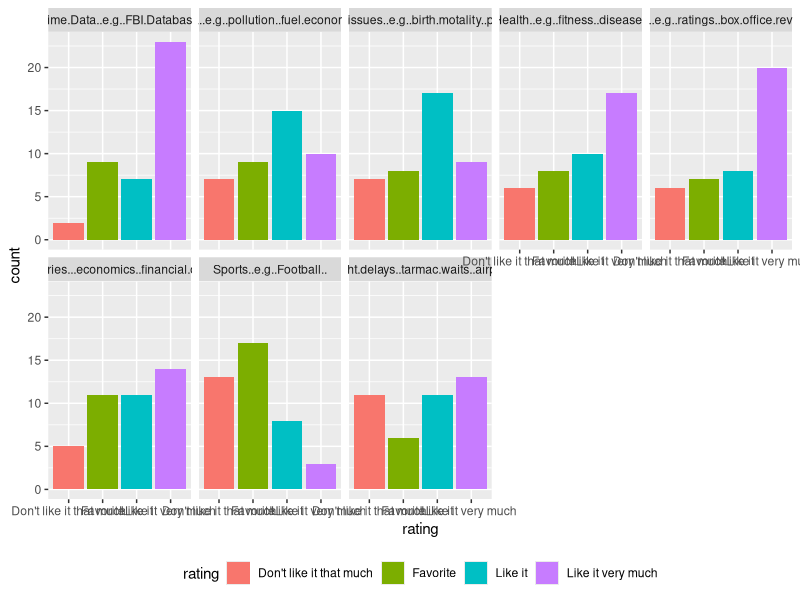
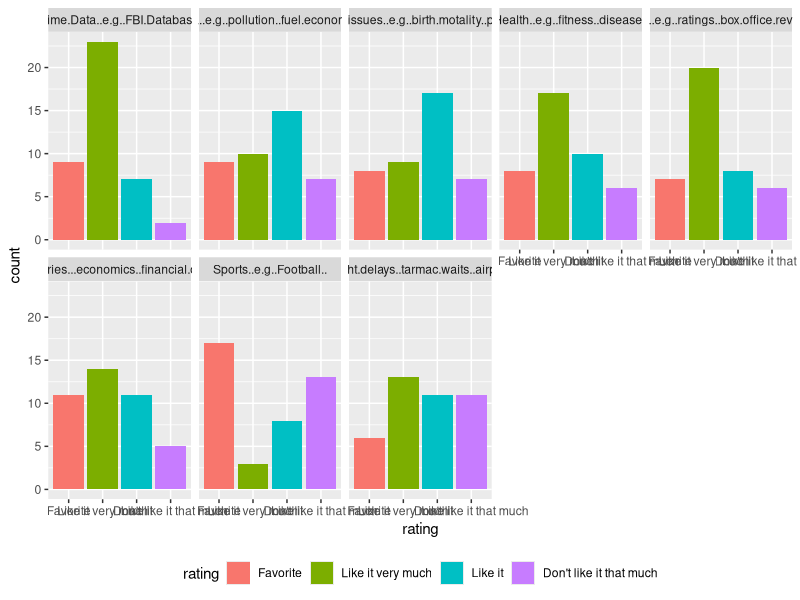
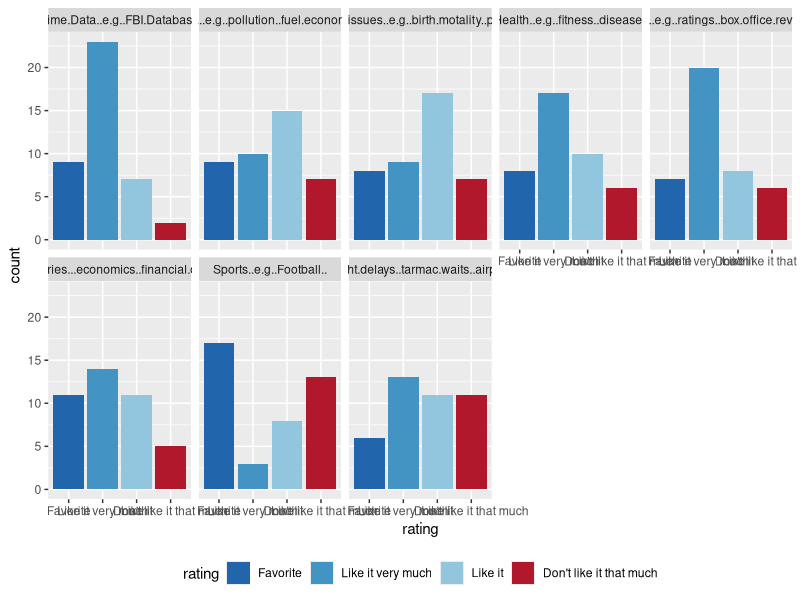
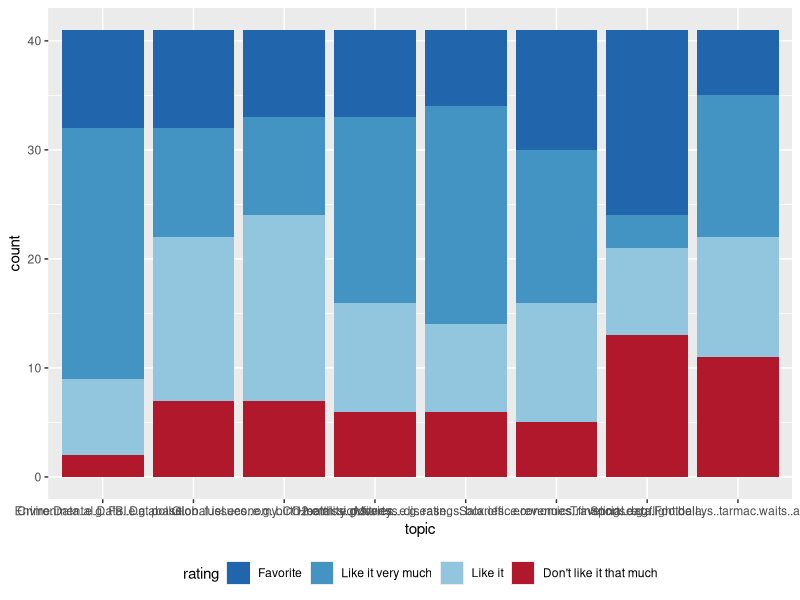
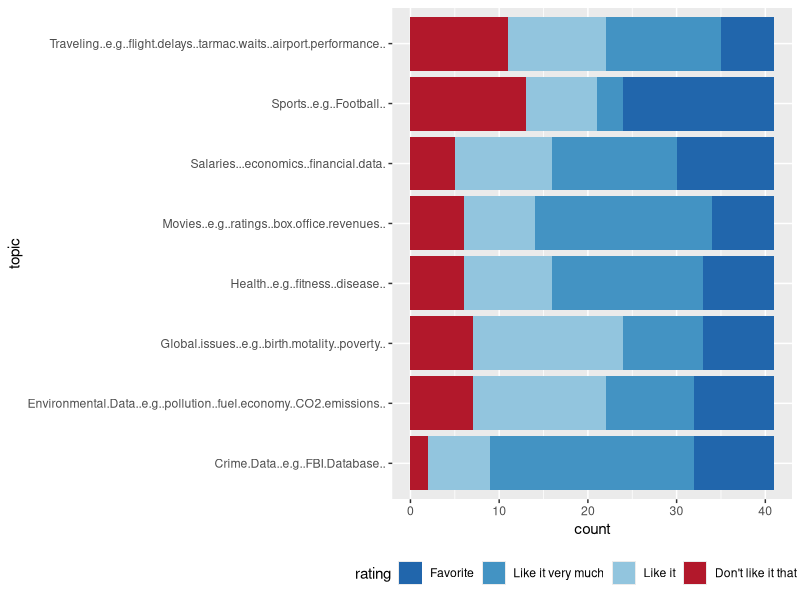
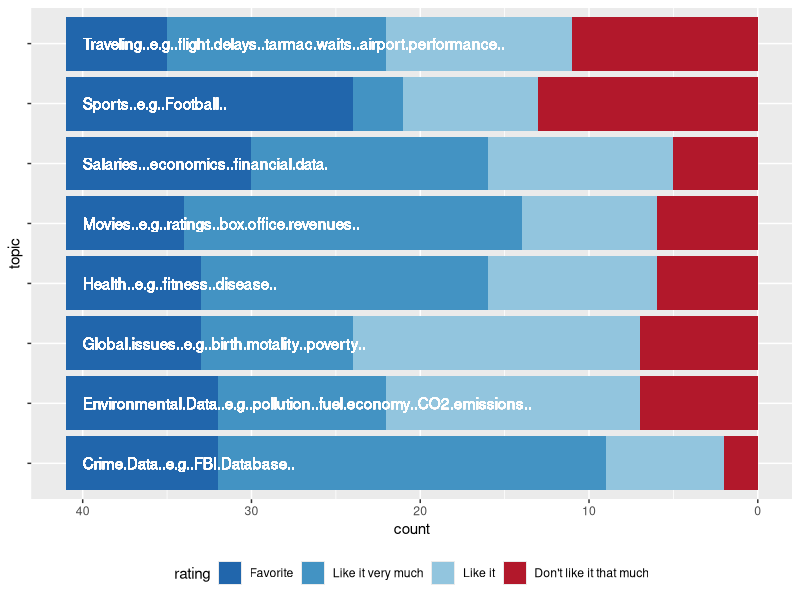
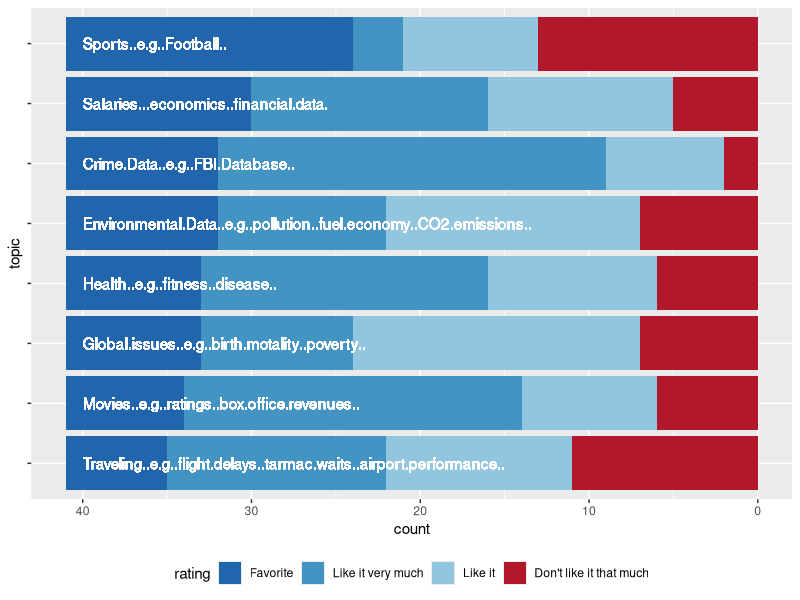

R code for these plots, in order:
## ---- chunk 1
knitr::opts_chunk$set(echo = TRUE)
library(tidyverse)
topics <- read.csv("data/topics202_20S.csv", stringsAsFactors = FALSE)
topics <- topics %>% 
    setNames(gsub('Topics.of.Interest..', '', names(topics), fixed=TRUE)) %>% 
    select(-Timestamp)
head(topics)
## ---- chunk 2
tlong <- topics %>% gather(key='topic', value='rating')
tlong %>% 
  ggplot(aes(x = rating)) + geom_bar(aes(fill=rating)) +
  facet_wrap(~topic, ncol=5) +
  theme(legend.position="bottom")
## ---- chunk 3
tlong <- tlong %>% mutate(
  rating = factor(rating, 
                  levels= c("Favorite", "Like it very much",
                            "Like it", "Don't like it that much"))
)
tlong %>% 
  ggplot(aes(x = rating)) + geom_bar(aes(fill=rating)) +
  facet_wrap(~topic, ncol=5) +
  theme(legend.position="bottom")
## ---- chunk 4
library(RColorBrewer)
cols <- brewer.pal("RdBu", n = 8)

tlong %>% 
  ggplot(aes(x = rating)) + geom_bar(aes(fill=rating)) +
  facet_wrap(~topic, ncol=5) +
  theme(legend.position="bottom") +
  scale_fill_manual(values = cols[c(8,7,6,1)])
## ---- chunk 5
library(RColorBrewer)
cols <- brewer.pal("RdBu", n = 8)

tlong %>% 
  ggplot(aes(x = topic)) + geom_bar(aes(fill=rating)) +
  theme(legend.position="bottom") +
  scale_fill_manual(values = cols[c(8,7,6,1)])
## ---- chunk 6
tlong %>% 
  ggplot(aes(x = topic)) + geom_bar(aes(fill=rating)) +
  theme(legend.position="bottom") +
  scale_fill_manual(values = cols[c(8,7,6,1)]) +
  coord_flip()
## ---- chunk 7
labels <- unique(tlong$topics)
tlong %>% 
  ggplot(aes(x = topic)) + geom_bar(aes(fill=rating)) +
  theme(legend.position="bottom") +
  scale_fill_manual(values = cols[c(8,7,6,1)]) +
  coord_flip() + 
  theme(axis.text.y = element_blank()) +
  scale_y_reverse() +
  geom_text(aes(x = topic, label = topic), 
            y = -nrow(topics)+1, colour="white", hjust=0)
## ---- chunk 8
# Get the cumulative preference
lvl <- tlong %>% group_by(topic) %>% mutate(rating = as.integer(rating)) %>% summarize(best = sum(rating <= 1), second = sum(rating <= 2), third = sum(rating <=3)) %>% arrange(best, second, third) %>% .$topic %>% as.character
tlong <- tlong %>% mutate(topic = factor(topic, lvl))
tlong %>% 
  ggplot(aes(x = topic)) + geom_bar(aes(fill=rating)) +
  theme(legend.position="bottom") +
  scale_fill_manual(values = cols[c(8,7,6,1)]) +
  coord_flip() + 
  theme(axis.text.y = element_blank()) +
  scale_y_reverse() +
  geom_text(aes(x = topic, label = topic), 
            y = -nrow(topics)+1, colour="white", hjust=0)
